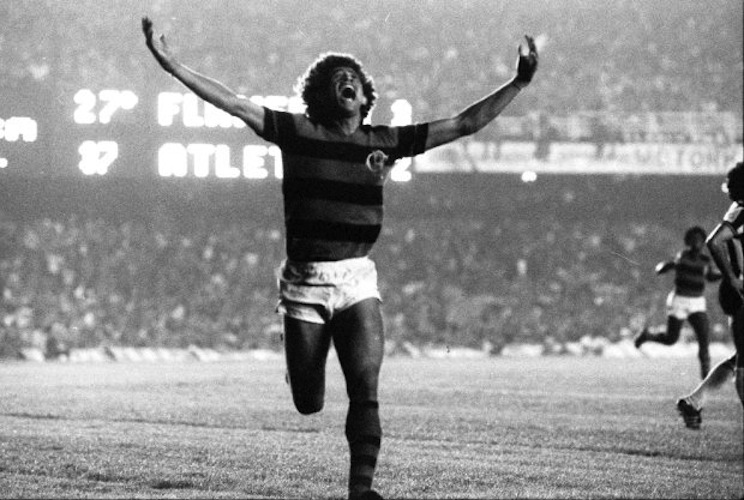
#> input picture img.jpg, 744 x 500 px
$ python -i script.py   (imports and definitions only)
#> lines starting #> are read from the running program, lines starting #| are printed output that depends on the picture
import numpy as np
from os import system
import matplotlib.pyplot as plt
import cv2

# [2 lines not run here, left out]


# [37 lines left out: functions show_hist, transformation_views, hist_colors, hist_equalizer, not called in this run]


def modelsandfilters_view(new_img, img):
    try:
        (h, s, v) = cv2.split(new_img)
        zeros = np.zeros(new_img.shape[:2], dtype="uint8")
        cv2.imshow("Vermelho", cv2.merge([zeros, zeros, h]))
        cv2.imshow("Verde", cv2.merge([zeros, s, zeros]))
        cv2.imshow("Azul", cv2.merge([v, zeros, zeros]))
        cv2.imshow("Transformada", new_img)
        cv2.imshow("Original", img)
        cv2.waitKey(0)
    except:
        cv2.imshow("Transformada", new_img)
        cv2.imshow("Original", img)
        cv2.waitKey(0)


# [5 lines left out: function log_transformation, not called in this run]


def inv_transformation(img):
    inv_img = 255 - img
    transformation_views(inv_img)


# [4 lines left out: function expo_transformation, not called in this run]


def rgb_to_hsv(img):
    new_img = cv2.cvtColor(img, cv2.COLOR_BGR2HSV)
    modelsandfilters_view(new_img, img)


def hsv_to_rgb(img):
    new_img = cv2.cvtColor(img, cv2.COLOR_HSV2BGR)
    modelsandfilters_view(new_img, img)


def rgb_to_gray(img):
    new_img = cv2.cvtColor(img, cv2.COLOR_BGR2GRAY)
    modelsandfilters_view(new_img, img)


def median_filter(img):
    new_img = cv2.medianBlur(img, 5)
    modelsandfilters_view(new_img, img)


def avg_filter(img):
    new_img = cv2.blur(img, (5, 5))
    modelsandfilters_view(new_img, img)


def avg_pond_filter(img):
    new_img = cv2.GaussianBlur(cv2.cvtColor(img, cv2.COLOR_BGR2GRAY), (5, 5), 0)
    modelsandfilters_view(new_img, img)


def main_menu():
    op = input(
        "Escolha uma opcao: \n \
                1 - Aplicar Transformações de Intensidade\n \
                2 - Opções relacionadas a Histograma\n \
                3 - Modelos de cor e Filtros Espaciais\n \
                Opção:"
    )
#> the answer given: 1
    return op


# [62 lines left out: functions menu_filtersandmodels, transfor_menu, hist_menu, not called in this run]


op = main_menu()
# [7 lines not run here, left out]

>>> import cv2
>>> picture = cv2.imread('img.jpg')
#> picture is the input picture: shape (500, 744, 3); min 0, max 255, mean 145.9
>>> result = rgb_to_hsv(picture)
#> in rgb_to_hsv, `new_img = cv2.cvtColor(img, cv2.COLOR_BGR2HSV)`: new_img: shape (500, 744, 3); mean H, S, V 0, 0, 145.9
#> in modelsandfilters_view, `(h, s, v) = cv2.split(new_img)`: h: shape (500, 744); every value is 0
#> in modelsandfilters_view, `cv2.imshow("Azul", cv2.merge([v, zeros, zeros]))`:
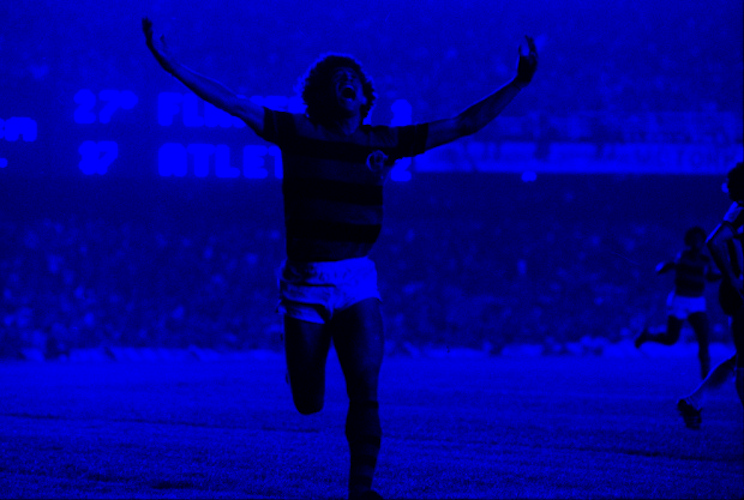
#> window 'Azul': shape (500, 744, 3); mean B, G, R 145.9, 0, 0
